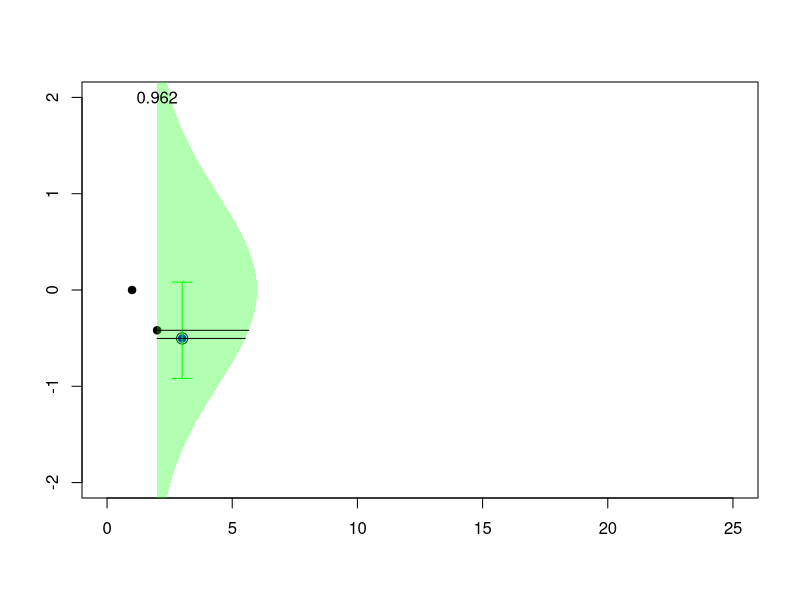
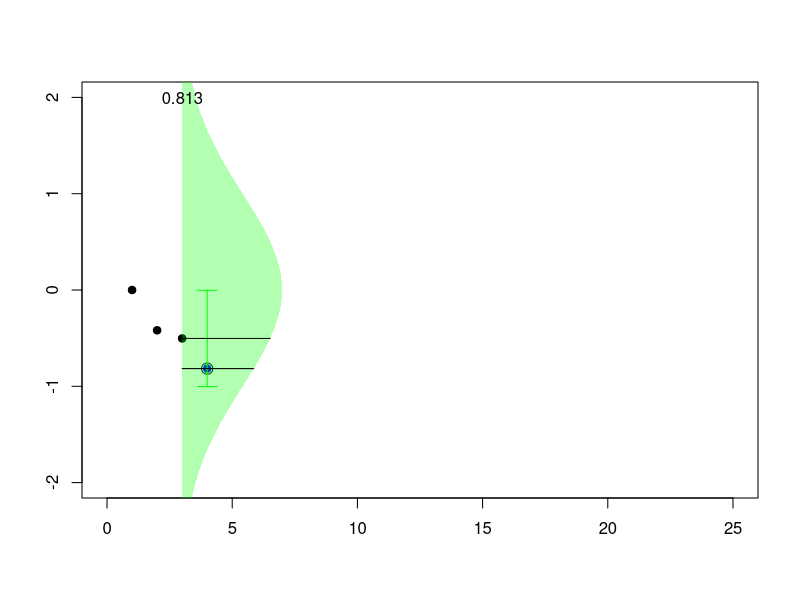
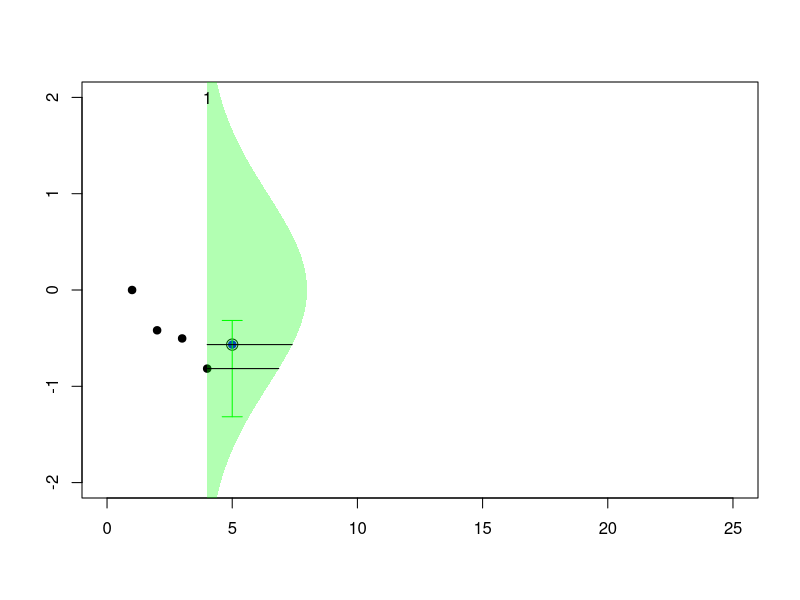
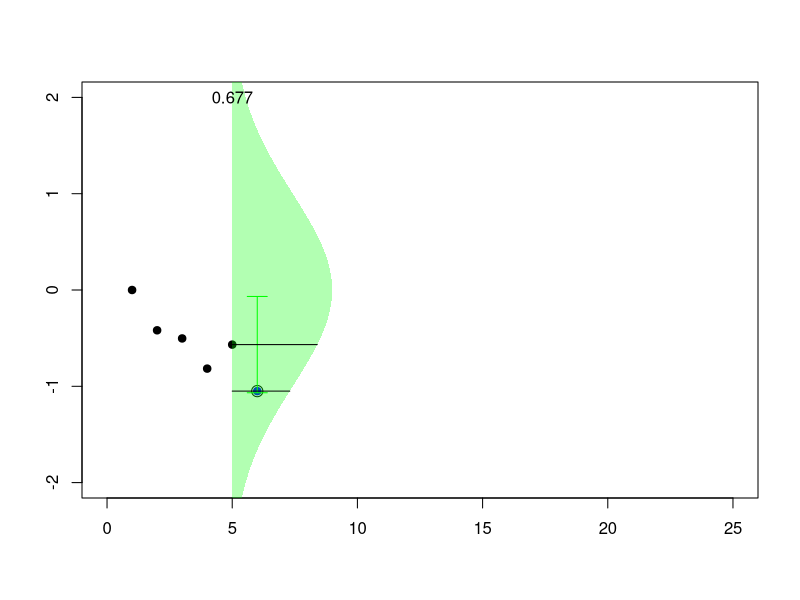
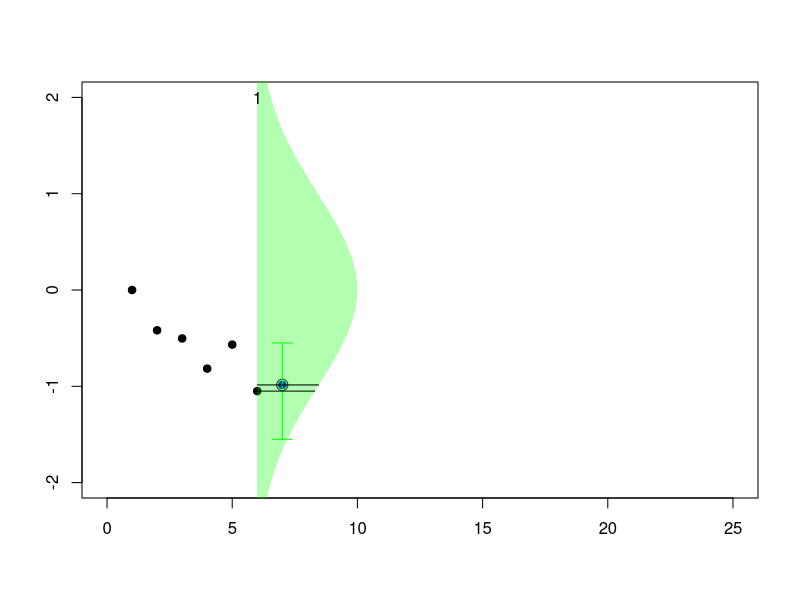
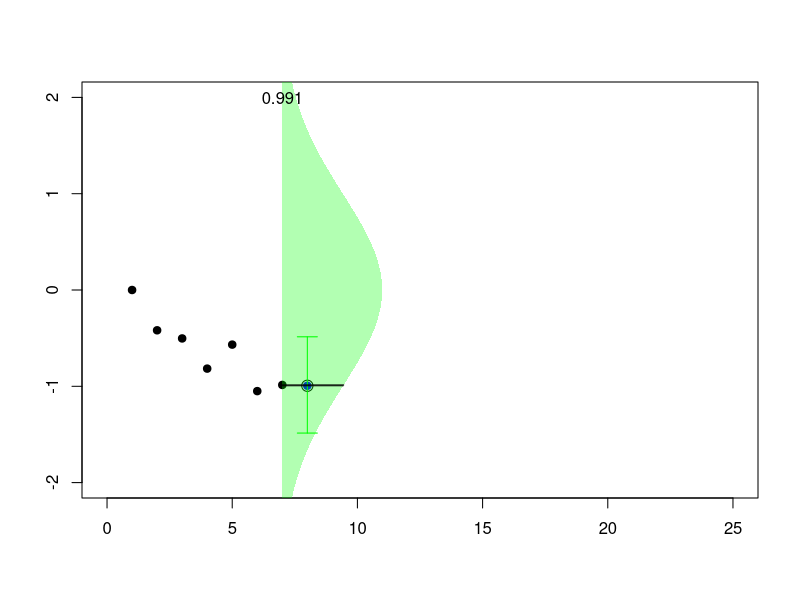
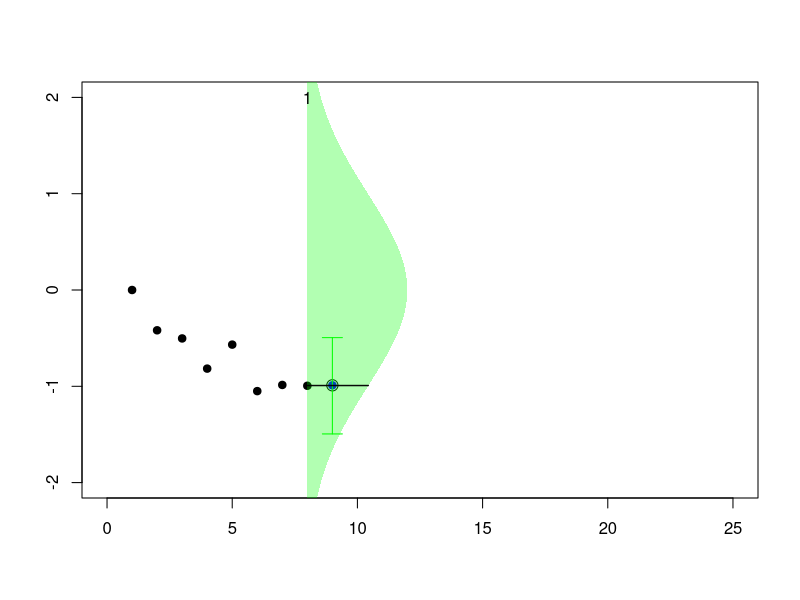
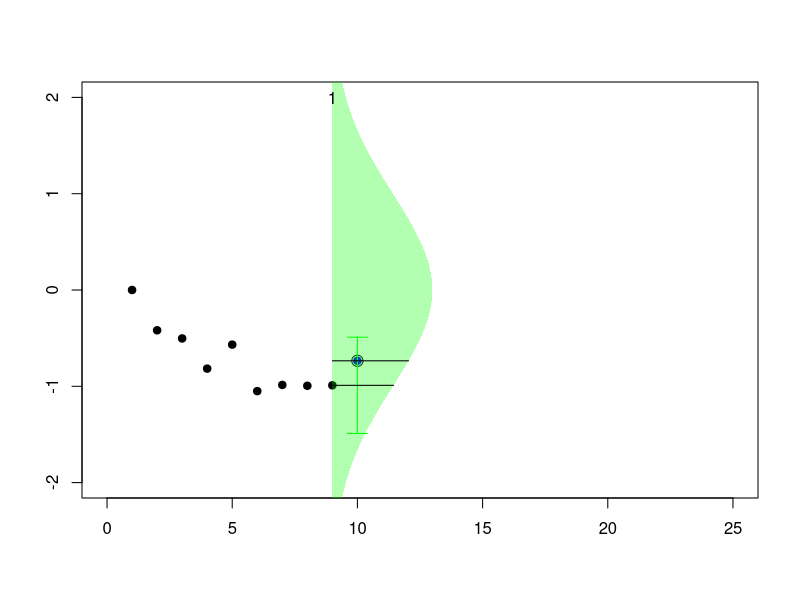

Write the R code that produced these figures, in order.
## ---- chunk 1
metrop1 <- function(n=1000,eps=0.5){
 vec <- matrix(NA, n, 3)
 x=0
 vec[1] <- x
 for (i in 2:n) {
 innov <- runif(1,-eps,eps)
 mov <- x+innov
 R <- min(1,dnorm(mov)/dnorm(x))
 u <- runif(1)
 if (u < R) x <- mov
 vec[i,] <- c(x,mov,R)
 }
return(vec)}
## ---- chunk 2
#install.packages('gifski')
#if (packageVersion('knitr') < '1.20.14') {
#  remotes::install_github('yihui/knitr')
#}
vec <- metrop1(25)
u=seq(-3,3,by=.01)
pic_ani = function(k){
  plot(1:k,vec[1:k,1],pch=19,xlim=c(0,25),ylim=c(-2,2),xlab="",ylab="")
    if(vec[k+1,1]==vec[k+1,2]) points(k+1,vec[k+1,1],col="blue",pch=19)
    if(vec[k+1,1]!=vec[k+1,2]) points(k+1,vec[k+1,1],col="red",pch=19)
  points(k+1,vec[k+1,2],cex=1.5)
  arrows(k+1,vec[k,1]-.5,k+1,vec[k,1]+.5,col="green",angle=90,code = 3,length=.1)
  polygon(c(k+dnorm(u)*10,rep(k,length(u))),c(u,rev(u)),col=rgb(0,1,0,.3),
          border=NA)  
  segments(k,vec[k,1],k+dnorm(vec[k,1])*10,vec[k,1])
  segments(k,vec[k+1,2],k+dnorm(vec[k+1,2])*10,vec[k+1,2])
  text(k,2,round(vec[k+1,3],digits=3))
}
## ---- chunk 3
for (k in 2:23) {pic_ani(k)}
## ---- chunk 4
vec <- metrop1(10000)
simx <- vec[1000:10000,1]
par(mfrow=c(1,4))
plot(simx,type="l")
hist(simx,probability = TRUE,col="light blue",border="white")
lines(u,dnorm(u),col="red")
qqnorm(simx)
acf(simx,lag=100,lwd=2,col="light blue")
## ---- chunk 5
sim <- NULL
 lambda <- c(1,2)
 X <- c(3,3)
 s <- 5
 for(k in 1:1000){
 i <- sample(1:2,1)
 X[i] <- rexp(1,lambda[i])+max(0,s-sum(X[-i]))
 while(sum(X)<s){
 X[i] <- rexp(1,lambda[i])+max(0,s-sum(X[-i])) }
 sim <- rbind(sim,X) }
## ---- chunk 6
plot(sim,xlim=c(1,11),ylim=c(0,4.3))
polygon(c(-1,-1,6),c(-1,6,-1),col="red",density=15,border=NA)
abline(5,-1,col="red")
## ---- chunk 7
lambda <- c(1,2)
X <- c(3,3)
sim <- X
s <- 5
for(k in 1:100){
 set.seed(k)
 i <- sample(1:2,1)
 X[i] <- rexp(1,lambda[i])+max(0,s-sum(X[-i]))
 while(sum(X)<s){
 X[i] <- rexp(1,lambda[i])+max(0,s-sum(X[-i])) }
 sim <- rbind(sim,X) }
pic_ani = function(n){
plot(sim[1:n,],xlim=c(1,11),ylim=c(0,5),xlab="",ylab="")
i=which(apply(sim[(n-1):n,],2,diff)==0)
if(i==1) abline(v=sim[n,1],col="grey")
if(i==2) abline(h=sim[n,2],col="grey")
if(n>=1) points(sim[n,1],sim[n,2],pch=19,col="blue",cex=1.4)
if(n>=2) points(sim[n-1,1],sim[n-1,2],pch=19,col="red",cex=1.4)
polygon(c(-1,-1,6),c(-1,6,-1),col="red",density=15,border=NA)
abline(5,-1,col="red")
}
## ---- chunk 8
for (i in 2:100) {pic_ani(i)}
